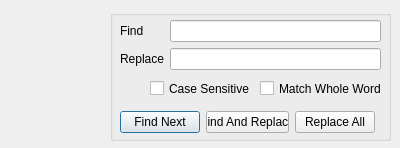
<?xml version="1.0" encoding="UTF-8"?>
<ui version="4.0">
 <class>FrmFindAndReplace</class>
 <widget class="QDialog" name="FrmFindAndReplace">
  <property name="geometry">
   <rect>
    <x>0</x>
    <y>0</y>
    <width>400</width>
    <height>148</height>
   </rect>
  </property>
  <property name="windowTitle">
   <string>Find And Replace</string>
  </property>
  <widget class="QLabel" name="label">
   <property name="geometry">
    <rect>
     <x>10</x>
     <y>10</y>
     <width>101</width>
     <height>101</height>
    </rect>
   </property>
   <property name="text">
    <string/>
   </property>
   <property name="pixmap">
    <pixmap resource="icons.qrc">:/icons/icons/findBig.png</pixmap>
   </property>
  </widget>
  <widget class="QGroupBox" name="groupBox">
   <property name="geometry">
    <rect>
     <x>110</x>
     <y>10</y>
     <width>281</width>
     <height>131</height>
    </rect>
   </property>
   <property name="title">
    <string/>
   </property>
   <widget class="QWidget" name="formLayoutWidget">
    <property name="geometry">
     <rect>
      <x>10</x>
      <y>10</y>
      <width>261</width>
      <height>51</height>
     </rect>
    </property>
    <layout class="QFormLayout" name="formLayout">
     <item row="0" column="0">
      <widget class="QLabel" name="label_2">
       <property name="text">
        <string>Find</string>
       </property>
      </widget>
     </item>
     <item row="1" column="0">
      <widget class="QLabel" name="label_3">
       <property name="text">
        <string>Replace</string>
       </property>
      </widget>
     </item>
     <item row="0" column="1">
      <widget class="QLineEdit" name="txtFind"/>
     </item>
     <item row="1" column="1">
      <widget class="QLineEdit" name="txtReplace"/>
     </item>
    </layout>
   </widget>
   <widget class="QCheckBox" name="chkCase">
    <property name="geometry">
     <rect>
      <x>40</x>
      <y>70</y>
      <width>101</width>
      <height>17</height>
     </rect>
    </property>
    <property name="text">
     <string>Case Sensitive</string>
    </property>
   </widget>
   <widget class="QCheckBox" name="chkWholeWord">
    <property name="geometry">
     <rect>
      <x>150</x>
      <y>70</y>
      <width>121</width>
      <height>17</height>
     </rect>
    </property>
    <property name="text">
     <string>Match Whole Word</string>
    </property>
   </widget>
   <widget class="QWidget" name="">
    <property name="geometry">
     <rect>
      <x>10</x>
      <y>100</y>
      <width>255</width>
      <height>25</height>
     </rect>
    </property>
    <layout class="QHBoxLayout" name="horizontalLayout">
     <item>
      <widget class="QPushButton" name="btnFindNext">
       <property name="text">
        <string>Find Next</string>
       </property>
      </widget>
     </item>
     <item>
      <widget class="QPushButton" name="btnFindAndReplace">
       <property name="text">
        <string>Find And Replace</string>
       </property>
      </widget>
     </item>
     <item>
      <widget class="QPushButton" name="btnReplaceAll">
       <property name="text">
        <string>Replace All</string>
       </property>
      </widget>
     </item>
    </layout>
   </widget>
  </widget>
 </widget>
 <tabstops>
  <tabstop>txtFind</tabstop>
  <tabstop>txtReplace</tabstop>
  <tabstop>btnFindNext</tabstop>
  <tabstop>btnFindAndReplace</tabstop>
  <tabstop>btnReplaceAll</tabstop>
 </tabstops>
 <resources>
  <include location="icons.qrc"/>
 </resources>
 <connections/>
</ui>
